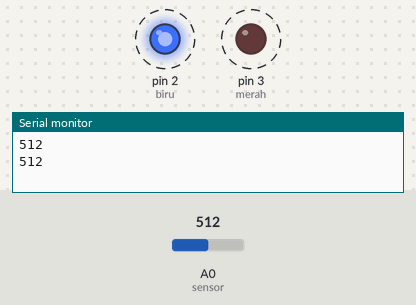
A sketch run on a simulated Arduino Uno, built with avr-gcc and run on an emulated ATmega328P. Shown: output pins drawn as LEDs (lit = HIGH), the last lines printed to the serial monitor. Dashed ring = blinking. The test bench sets the inputs (shaded band); at power-on: A0 (sensor) = 512.

Above: at 1.8 s.
1.9 s: A0 (sensor) set to 55
6.0 s: A0 (sensor) set to 48
At 7.2 s:
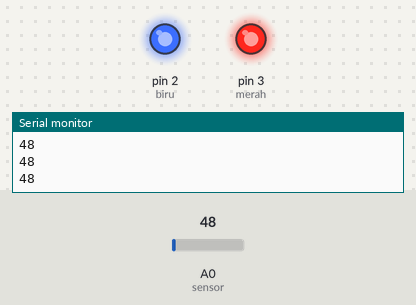
7.5 s: A0 (sensor) set to 122
At 8.4 s:
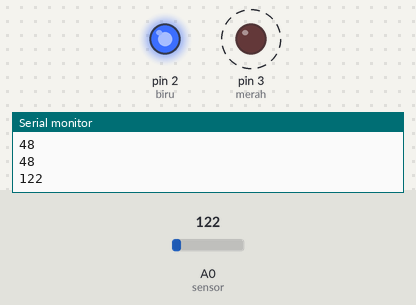
Timing chart, 0 to 17.0 s (numbered marks = the images above; inputs shaded):
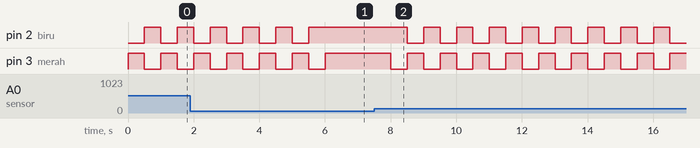

Measured:
- the behaviour switches between 51 and 50 on A0 (sensor) (found by bisection; images 0 and 1)
- after the input at 6.0 s, pin 2 (biru): stays HIGH (without the input it goes to LOW after 0.00 s); pin 3 (merah): goes on until 6.0 s, then stays HIGH
- after the input at 7.5 s, pin 2 (biru): alternates HIGH for 0.50 s and LOW for 0.50 s, starting after 1.0 s; pin 3 (merah): alternates HIGH for 0.50 s and LOW for 0.50 s, starting after 0.51 s
- by itself, pin 2 (biru), pin 3 (merah): alternates HIGH for 0.50 s and LOW for 0.50 s

The sketch:

LDR_Affan.ino
```cpp
int merah = 3;
int biru = 2;
int kondisi;
int sensor = A0;
int cahaya;

void setup() {
pinMode (biru, OUTPUT);
pinMode (merah, OUTPUT);
pinMode (sensor, INPUT);
Serial.begin(9600);
}

void loop() {
  cahaya = analogRead(sensor);
  Serial.println(cahaya);
  kondisi=0;


  if (cahaya <= 50){
      digitalWrite(merah, HIGH);
      digitalWrite(biru, HIGH);
                      }

  else  if (cahaya >= 50){
      digitalWrite(merah, HIGH);
      delay (500);
      digitalWrite(merah, LOW);
      digitalWrite(biru, HIGH);
      delay (500);
      digitalWrite(biru, LOW); }


 if (Serial.available() > 0)
  {
    kondisi=0;
    kondisi = Serial.parseInt();

    if (kondisi == 1 && cahaya <= 50){

      digitalWrite(merah, LOW);
      digitalWrite(biru, LOW);
      delay (3000);
                          }

      else  if (kondisi == 1 && cahaya >= 50){

      digitalWrite(merah, HIGH);
      digitalWrite(biru, HIGH);
      delay (3000);
    }


  }


  }
```
